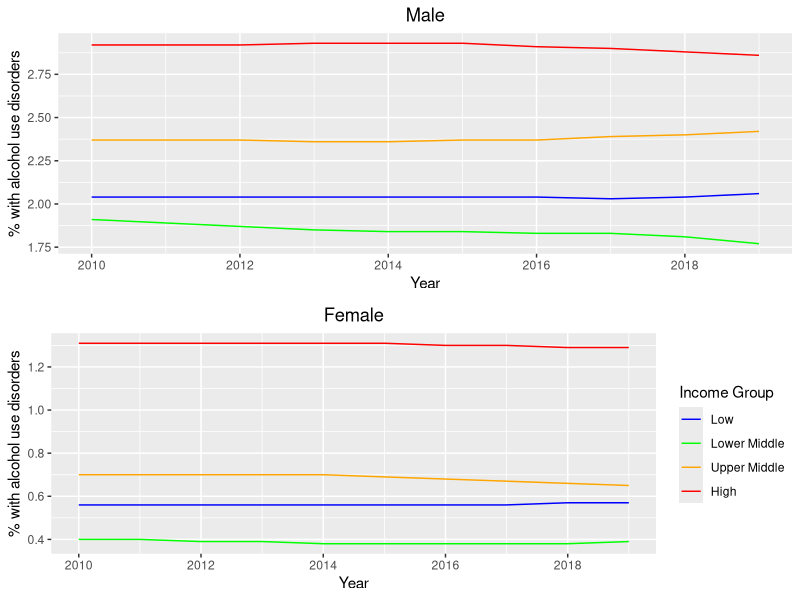
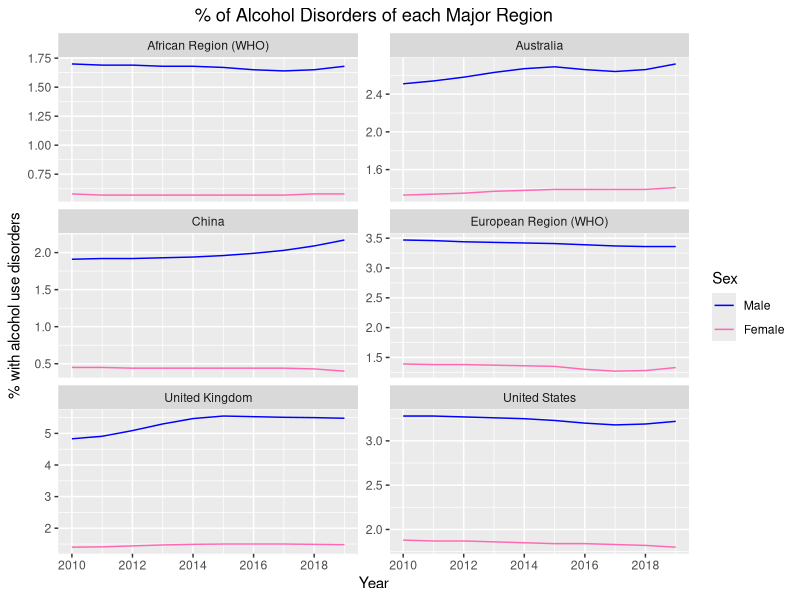

Reproduce these figures in R, in order.
## ---- chunk 1
library(tidyverse)
library(knitr)
library(scales)
library(dplyr)
library(gridExtra)

data <- read.csv("Merge_all_2010_2020_updated.csv")

alc_sex_regions <- data %>%
  select(Entity, Year, Prevalence_alcohol_use_disorders_male, 
         Prevalence_alcohol_use_disorders_female) %>%
  na.omit() %>%
  filter(Entity %in% c("African Region (WHO)", "Australia", "China", 
                       "European Region (WHO)", "United Kingdom", 
                       "United States"))

alc_sex_income <- data %>%
  select(Entity, Year, Prevalence_alcohol_use_disorders_male, 
         Prevalence_alcohol_use_disorders_female) %>%
  na.omit() %>%
  filter(Entity %in% c("World Bank Low Income", "World Bank Lower Middle Income", 
                       "World Bank Upper Middle Income", "World Bank High Income"))
## ---- chunk 2
male_income <- ggplot(data = alc_sex_income, aes(x = Year)) +
  geom_line(aes(y = Prevalence_alcohol_use_disorders_male, color = Entity)) +
  labs(x = "Year", y = "% with alcohol use disorders", title = "Male", color = "Income Group") +
  scale_color_manual(values = c("blue", "green", "orange", "red"),
                     labels = c("Low", "Lower Middle", "Upper Middle", "High"),
                     breaks = c("World Bank Low Income", "World Bank Lower Middle Income", 
                                "World Bank Upper Middle Income", "World Bank High Income")) +
  theme(legend.position = "none", plot.title = element_text(hjust = 0.5)) +
  scale_x_continuous(breaks = seq(2010, 2019, 2)) + 
  scale_y_continuous(breaks = seq(1.75, 3, 0.25))

female_income <- ggplot(data = alc_sex_income, aes(x = Year)) +
  geom_line(aes(y = Prevalence_alcohol_use_disorders_female, color = Entity)) +
  labs(x = "Year", y = "% with alcohol use disorders", title = "Female", color = "Income Group") +
  scale_color_manual(values = c("blue", "green", "orange", "red"),
                     labels = c("Low", "Lower Middle", "Upper Middle", "High"),
                     breaks = c("World Bank Low Income", "World Bank Lower Middle Income", 
                                "World Bank Upper Middle Income", "World Bank High Income")) +
  theme(legend.position = "right", plot.title = element_text(hjust = 0.5)) +
  scale_x_continuous(breaks = seq(2010, 2019, 2)) +
  scale_y_continuous(breaks = seq(0.4, 1.6, 0.2))

grid.arrange(male_income, female_income, ncol = 1)
## ---- chunk 3
alc_sex_income_10_19 <- alc_sex_income %>%
  filter(Year %in% c(2010,2019))

kable(alc_sex_income_10_19, caption = "% of Males and Females with Alcohol Use Disorders in 2010 and 2019")
## ---- chunk 4
ggplot(data = alc_sex_regions, aes(x = Year)) +
  geom_line(aes(y = Prevalence_alcohol_use_disorders_male, color = "Male")) +
  geom_line(aes(y = Prevalence_alcohol_use_disorders_female, color = "Female")) +
  labs(x = "Year", y = "% with alcohol use disorders", 
       title = "% of Alcohol Disorders of each Major Region", 
       color = "Sex") +
   scale_color_manual(values = c("blue", "hot pink"),
                     labels = c("Male", "Female"),
                     breaks = c("Male", "Female")) + 
  theme(legend.position = "right", plot.title = element_text(hjust = 0.5)) +
  scale_x_continuous(breaks = seq(2010, 2019, 2)) + 
  facet_wrap(~ Entity, ncol = 2, scales = "free_y")

## ---- chunk 5
alc_sex_regions_10_19 <- alc_sex_regions %>%
  filter(Year %in% c(2010,2019))

kable(alc_sex_regions_10_19, caption = "% of Males and Females with Alcohol Use Disorders in 2010 and 2019")
